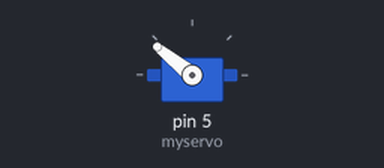
The sketch below on a simulated Arduino Uno, built with avr-gcc and run on an emulated ATmega328P. On the bench: servo.

Above: at 0.05 s.
Timing chart, 0 to 3.0 s (numbered marks = the images above):
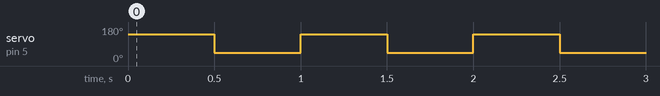

Measured:
- by itself, servo on pin 5 (myservo): alternates 141° for 0.50 s and 44° for 0.50 s

The sketch:

Servo_test.ino
```cpp
#include <Servo.h>

Servo myservo;

void setup() {
  // put your setup code here, to run once:
  myservo.attach(5);
  myservo.writeMicroseconds(1500);
}

void loop() {
//  // put your main code here, to run repeatedly:
//    myservo.writeMicroseconds(2000);
//    delay(500);
//
//    myservo.writeMicroseconds(1000);
//    delay(500);
  myservo.writeMicroseconds(2000);
  delay(500);
  myservo.writeMicroseconds(1000);
  delay(500);
  Serial.write("Servo is spinning\n");
}
```
